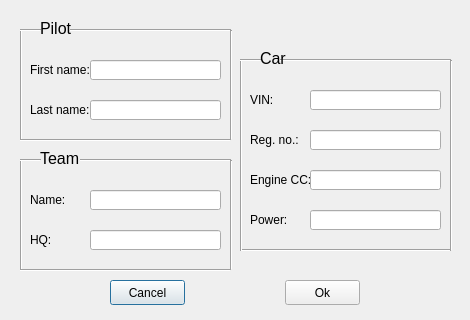
<?xml version="1.0" encoding="UTF-8"?>
<ui version="4.0">
 <class>addNewPilot</class>
 <widget class="QDialog" name="addNewPilot">
  <property name="geometry">
   <rect>
    <x>0</x>
    <y>0</y>
    <width>470</width>
    <height>320</height>
   </rect>
  </property>
  <property name="windowTitle">
   <string>addNewPilot</string>
  </property>
  <widget class="QPushButton" name="cancelPushButton">
   <property name="geometry">
    <rect>
     <x>110</x>
     <y>280</y>
     <width>75</width>
     <height>25</height>
    </rect>
   </property>
   <property name="text">
    <string>Cancel</string>
   </property>
  </widget>
  <widget class="QPushButton" name="okPushButton">
   <property name="geometry">
    <rect>
     <x>285</x>
     <y>280</y>
     <width>75</width>
     <height>25</height>
    </rect>
   </property>
   <property name="text">
    <string>Ok</string>
   </property>
  </widget>
  <widget class="Line" name="line">
   <property name="geometry">
    <rect>
     <x>70</x>
     <y>20</y>
     <width>161</width>
     <height>20</height>
    </rect>
   </property>
   <property name="orientation">
    <enum>Qt::Horizontal</enum>
   </property>
  </widget>
  <widget class="Line" name="line_2">
   <property name="geometry">
    <rect>
     <x>20</x>
     <y>130</y>
     <width>211</width>
     <height>20</height>
    </rect>
   </property>
   <property name="orientation">
    <enum>Qt::Horizontal</enum>
   </property>
  </widget>
  <widget class="QLineEdit" name="pilotFirstNameInput">
   <property name="geometry">
    <rect>
     <x>90</x>
     <y>60</y>
     <width>131</width>
     <height>20</height>
    </rect>
   </property>
  </widget>
  <widget class="QLabel" name="pilotFirstNameLabel">
   <property name="geometry">
    <rect>
     <x>30</x>
     <y>60</y>
     <width>61</width>
     <height>20</height>
    </rect>
   </property>
   <property name="text">
    <string>First name:</string>
   </property>
  </widget>
  <widget class="QLabel" name="pilotLastNameLabel">
   <property name="geometry">
    <rect>
     <x>30</x>
     <y>100</y>
     <width>61</width>
     <height>20</height>
    </rect>
   </property>
   <property name="text">
    <string>Last name:</string>
   </property>
  </widget>
  <widget class="QLineEdit" name="pilotLastNameInput">
   <property name="geometry">
    <rect>
     <x>90</x>
     <y>100</y>
     <width>131</width>
     <height>20</height>
    </rect>
   </property>
  </widget>
  <widget class="Line" name="line_3">
   <property name="geometry">
    <rect>
     <x>20</x>
     <y>30</y>
     <width>3</width>
     <height>110</height>
    </rect>
   </property>
   <property name="orientation">
    <enum>Qt::Vertical</enum>
   </property>
  </widget>
  <widget class="Line" name="line_4">
   <property name="geometry">
    <rect>
     <x>230</x>
     <y>30</y>
     <width>3</width>
     <height>110</height>
    </rect>
   </property>
   <property name="orientation">
    <enum>Qt::Vertical</enum>
   </property>
  </widget>
  <widget class="QLabel" name="pilotTitleLabel">
   <property name="geometry">
    <rect>
     <x>40</x>
     <y>20</y>
     <width>31</width>
     <height>16</height>
    </rect>
   </property>
   <property name="font">
    <font>
     <pointsize>12</pointsize>
    </font>
   </property>
   <property name="styleSheet">
    <string notr="true">opacity: 1; z-index: 1;</string>
   </property>
   <property name="text">
    <string>Pilot</string>
   </property>
  </widget>
  <widget class="Line" name="line_5">
   <property name="geometry">
    <rect>
     <x>20</x>
     <y>20</y>
     <width>21</width>
     <height>20</height>
    </rect>
   </property>
   <property name="orientation">
    <enum>Qt::Horizontal</enum>
   </property>
  </widget>
  <widget class="Line" name="line_6">
   <property name="geometry">
    <rect>
     <x>20</x>
     <y>260</y>
     <width>211</width>
     <height>20</height>
    </rect>
   </property>
   <property name="orientation">
    <enum>Qt::Horizontal</enum>
   </property>
  </widget>
  <widget class="Line" name="line_7">
   <property name="geometry">
    <rect>
     <x>230</x>
     <y>160</y>
     <width>3</width>
     <height>110</height>
    </rect>
   </property>
   <property name="orientation">
    <enum>Qt::Vertical</enum>
   </property>
  </widget>
  <widget class="Line" name="line_8">
   <property name="geometry">
    <rect>
     <x>80</x>
     <y>150</y>
     <width>151</width>
     <height>20</height>
    </rect>
   </property>
   <property name="orientation">
    <enum>Qt::Horizontal</enum>
   </property>
  </widget>
  <widget class="QLabel" name="teamHqLabel">
   <property name="geometry">
    <rect>
     <x>30</x>
     <y>230</y>
     <width>61</width>
     <height>20</height>
    </rect>
   </property>
   <property name="text">
    <string>HQ:</string>
   </property>
  </widget>
  <widget class="Line" name="line_9">
   <property name="geometry">
    <rect>
     <x>20</x>
     <y>160</y>
     <width>3</width>
     <height>110</height>
    </rect>
   </property>
   <property name="orientation">
    <enum>Qt::Vertical</enum>
   </property>
  </widget>
  <widget class="QLabel" name="teamNameLabel">
   <property name="geometry">
    <rect>
     <x>30</x>
     <y>190</y>
     <width>61</width>
     <height>20</height>
    </rect>
   </property>
   <property name="text">
    <string>Name:</string>
   </property>
  </widget>
  <widget class="QLabel" name="teamTitleLabel">
   <property name="geometry">
    <rect>
     <x>40</x>
     <y>150</y>
     <width>41</width>
     <height>16</height>
    </rect>
   </property>
   <property name="font">
    <font>
     <pointsize>12</pointsize>
    </font>
   </property>
   <property name="styleSheet">
    <string notr="true">opacity: 1; z-index: 1;</string>
   </property>
   <property name="text">
    <string>Team</string>
   </property>
  </widget>
  <widget class="QLineEdit" name="teamNameInput">
   <property name="geometry">
    <rect>
     <x>90</x>
     <y>190</y>
     <width>131</width>
     <height>20</height>
    </rect>
   </property>
  </widget>
  <widget class="QLineEdit" name="teamHqInput">
   <property name="geometry">
    <rect>
     <x>90</x>
     <y>230</y>
     <width>131</width>
     <height>20</height>
    </rect>
   </property>
  </widget>
  <widget class="Line" name="line_10">
   <property name="geometry">
    <rect>
     <x>20</x>
     <y>150</y>
     <width>21</width>
     <height>20</height>
    </rect>
   </property>
   <property name="orientation">
    <enum>Qt::Horizontal</enum>
   </property>
  </widget>
  <widget class="Line" name="line_11">
   <property name="geometry">
    <rect>
     <x>240</x>
     <y>240</y>
     <width>211</width>
     <height>20</height>
    </rect>
   </property>
   <property name="orientation">
    <enum>Qt::Horizontal</enum>
   </property>
  </widget>
  <widget class="Line" name="line_12">
   <property name="geometry">
    <rect>
     <x>450</x>
     <y>60</y>
     <width>3</width>
     <height>191</height>
    </rect>
   </property>
   <property name="orientation">
    <enum>Qt::Vertical</enum>
   </property>
  </widget>
  <widget class="Line" name="line_13">
   <property name="geometry">
    <rect>
     <x>280</x>
     <y>50</y>
     <width>171</width>
     <height>20</height>
    </rect>
   </property>
   <property name="orientation">
    <enum>Qt::Horizontal</enum>
   </property>
  </widget>
  <widget class="QLabel" name="carRegistrationNoLabel">
   <property name="geometry">
    <rect>
     <x>250</x>
     <y>130</y>
     <width>61</width>
     <height>20</height>
    </rect>
   </property>
   <property name="text">
    <string>Reg. no.:</string>
   </property>
  </widget>
  <widget class="Line" name="line_14">
   <property name="geometry">
    <rect>
     <x>240</x>
     <y>60</y>
     <width>3</width>
     <height>191</height>
    </rect>
   </property>
   <property name="orientation">
    <enum>Qt::Vertical</enum>
   </property>
  </widget>
  <widget class="QLabel" name="carVinLabel">
   <property name="geometry">
    <rect>
     <x>250</x>
     <y>90</y>
     <width>61</width>
     <height>20</height>
    </rect>
   </property>
   <property name="text">
    <string>VIN:</string>
   </property>
  </widget>
  <widget class="QLabel" name="carTitleLabel">
   <property name="geometry">
    <rect>
     <x>260</x>
     <y>50</y>
     <width>31</width>
     <height>16</height>
    </rect>
   </property>
   <property name="font">
    <font>
     <pointsize>12</pointsize>
    </font>
   </property>
   <property name="styleSheet">
    <string notr="true">opacity: 1; z-index: 1;</string>
   </property>
   <property name="text">
    <string>Car</string>
   </property>
  </widget>
  <widget class="QLineEdit" name="carVinInput">
   <property name="geometry">
    <rect>
     <x>310</x>
     <y>90</y>
     <width>131</width>
     <height>20</height>
    </rect>
   </property>
  </widget>
  <widget class="QLineEdit" name="carRegistrationNoInput">
   <property name="geometry">
    <rect>
     <x>310</x>
     <y>130</y>
     <width>131</width>
     <height>20</height>
    </rect>
   </property>
  </widget>
  <widget class="Line" name="line_15">
   <property name="geometry">
    <rect>
     <x>240</x>
     <y>50</y>
     <width>21</width>
     <height>20</height>
    </rect>
   </property>
   <property name="orientation">
    <enum>Qt::Horizontal</enum>
   </property>
  </widget>
  <widget class="QLabel" name="carPowerLabel">
   <property name="geometry">
    <rect>
     <x>250</x>
     <y>210</y>
     <width>61</width>
     <height>20</height>
    </rect>
   </property>
   <property name="text">
    <string>Power:</string>
   </property>
  </widget>
  <widget class="QLineEdit" name="carEngineCapacityInput">
   <property name="geometry">
    <rect>
     <x>310</x>
     <y>170</y>
     <width>131</width>
     <height>20</height>
    </rect>
   </property>
  </widget>
  <widget class="QLabel" name="carEngineCapacityLabel">
   <property name="geometry">
    <rect>
     <x>250</x>
     <y>170</y>
     <width>61</width>
     <height>20</height>
    </rect>
   </property>
   <property name="text">
    <string>Engine CC:</string>
   </property>
  </widget>
  <widget class="QLineEdit" name="carPowerInput">
   <property name="geometry">
    <rect>
     <x>310</x>
     <y>210</y>
     <width>131</width>
     <height>20</height>
    </rect>
   </property>
  </widget>
 </widget>
 <layoutdefault spacing="6" margin="11"/>
 <resources/>
 <connections/>
</ui>
